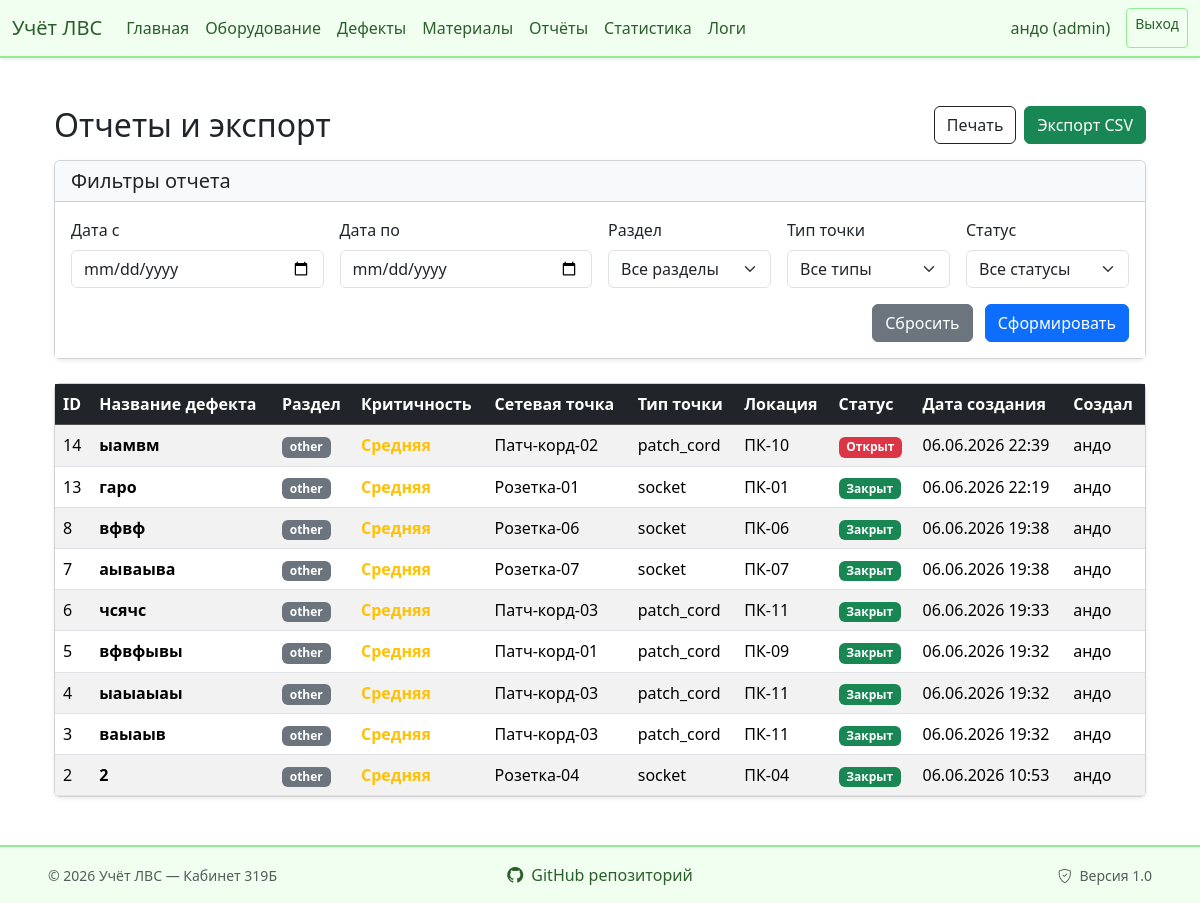
/superproject/controllers/report.controller.php (signed in), run on the app's committed database.
### tables this page shows
CREATE TABLE `defects` (
  `id` int(11) NOT NULL,
  `title` varchar(255) NOT NULL,
  `point_id` int(11) NOT NULL,
  `category` varchar(50) DEFAULT NULL,
  `severity` enum('high','medium','low') DEFAULT 'medium',
  `description` text NOT NULL,
  `photo_path` varchar(255) DEFAULT NULL,
  `status` enum('open','in_progress','closed') DEFAULT 'open',
  `created_by` int(11) DEFAULT NULL,
  `created_at` timestamp NULL DEFAULT CURRENT_TIMESTAMP
);

CREATE TABLE `network_points` (
  `id` int(11) NOT NULL,
  `label` varchar(20) NOT NULL,
  `type` enum('socket','switch','cable_run','patch_cord') NOT NULL,
  `location_id` int(11) DEFAULT NULL,
  `location_end_id` int(11) DEFAULT NULL,
  `status` enum('active','defect','decommissioned') DEFAULT 'active',
  `last_check` date DEFAULT NULL
);

CREATE TABLE `locations` (
  `id` int(11) NOT NULL,
  `name` varchar(100) NOT NULL,
  `type` enum('room','rack','workspace','other') DEFAULT 'room',
  `room_number` varchar(10) DEFAULT '319Б'
);

CREATE TABLE `users` (
  `id` int(11) NOT NULL,
  `login` varchar(50) NOT NULL,
  `password_hash` varchar(255) NOT NULL,
  `role` enum('admin','operator') DEFAULT 'operator'
);

### superproject/controllers/report.controller.php (called while the page is built, shortened)
<?php
require_once '../db/connectDB.php';
require_once '../models/report.model.php';
$date_from = isset($_GET['date_from']) ? $_GET['date_from'] : '';
$date_to = isset($_GET['date_to']) ? $_GET['date_to'] : '';
$category = isset($_GET['category']) ? $_GET['category'] : 'all';
$point_type = isset($_GET['point_type']) ? $_GET['point_type'] : 'all';
$status = isset($_GET['status']) ? $_GET['status'] : 'all';
$records = getFilteredDefects($pdo, $date_from, $date_to, $category, $point_type, $status);
include '../views/report.view.php';

### superproject/models/report.model.php (called while the page is built, shortened)
<?php
function getFilteredDefects($pdo, $date_from, $date_to, $category, $point_type, $status) {
    $sql = "SELECT defects.*, network_points.label AS point_label, network_points.type AS point_type, locations.name AS location_name, users.login AS creator_login
            FROM defects
            LEFT JOIN network_points ON defects.point_id = network_points.id
            LEFT JOIN locations ON network_points.location_id = locations.id
            LEFT JOIN users ON defects.created_by = users.id
            WHERE 1=1";
    $params = [];
    $sql .= " ORDER BY defects.created_at DESC";
    $stmt = $pdo->prepare($sql);
    $stmt->execute($params);
    return $stmt->fetchAll(PDO::FETCH_ASSOC);
}

### superproject/views/report.view.php (the view, shortened to what this page needs)
<!DOCTYPE html>
<html lang="ru">
<head>
    <link href="https://cdn.jsdelivr.net/npm/bootstrap@5.3.3/dist/css/bootstrap.min.css" rel="stylesheet">
    <link rel="stylesheet" href="https://cdn.jsdelivr.net/npm/bootstrap-icons@1.11.3/font/bootstrap-icons.min.css">
</head>
<body>
<?php include __DIR__ . '/components/header.view.php'; ?>
<div class="container mt-4">
    <div class="d-flex justify-content-between align-items-center mb-3">
        <h2 class="mb-0">Отчеты и экспорт</h2>
        <div class="btn-actions d-flex gap-2">
            <button onclick="window.print()" class="btn btn-outline-dark">
                Печать
            </button>
            <?php
            $csvParams = $_GET;
            $csvParams['export'] = 'csv';
            $csvUrl = 'report.controller.php?' . http_build_query($csvParams);
            ?>
            <a href="<?= $csvUrl ?>" class="btn btn-success">
                Экспорт CSV
            </a>
        </div>
    </div>
    <div class="card filter-card shadow-sm mb-4">
        <div class="card-header bg-light">
            <h5 class="mb-0">Фильтры отчета</h5>
        </div>
        <div class="card-body">
            <form method="GET" action="report.controller.php" class="row g-3">
                <div class="col-md-3">
                    <label class="form-label">Дата с</label>
                    <input type="date" name="date_from" class="form-control" value="<?= htmlspecialchars($date_from) ?>">
                </div>
                <div class="col-md-3">
                    <label class="form-label">Дата по</label>
                    <input type="date" name="date_to" class="form-control" value="<?= htmlspecialchars($date_to) ?>">
                </div>
                <div class="col-md-2">
                    <label class="form-label">Раздел</label>
                    <select name="category" class="form-select">
                        <option value="all">Все разделы</option>
                    </select>
                </div>
                <div class="col-md-2">
                    <label class="form-label">Тип точки</label>
                    <select name="point_type" class="form-select">
                        <option value="all" <?= $point_type === 'all' ? 'selected' : '' ?>>Все типы</option>
                    </select>
                </div>
                <div class="col-md-2">
                    <label class="form-label">Статус</label>
                    <select name="status" class="form-select">
                        <option value="all" <?= $status === 'all' ? 'selected' : '' ?>>Все статусы</option>
                    </select>
                </div>
                <div class="col-12 text-end">
                    <a href="report.controller.php" class="btn btn-secondary me-2">Сбросить</a>
                    <button type="submit" class="btn btn-primary">Сформировать</button>
                </div>
            </form>
        </div>
    </div>
    <div class="card shadow-sm mb-5">
        <div class="card-body p-0">
            <?php if (!empty($records)): ?>
                <div class="table-responsive">
                    <table class="table table-hover table-striped align-middle mb-0">
                        <thead class="table-dark">
                            <tr>
                                <th>ID</th>
                                <th>Название дефекта</th>
                                <th>Раздел</th>
                                <th>Критичность</th>
                                <th>Сетевая точка</th>
                                <th>Тип точки</th>
                                <th>Локация</th>
                                <th>Статус</th>
                                <th>Дата создания</th>
                                <th>Создал</th>
                            </tr>
                        </thead>
                        <tbody>
                            <?php foreach ($records as $row): ?>
                                <tr>
                                    <td><?= $row['id'] ?></td>
                                    <td><strong><?= htmlspecialchars($row['title']) ?></strong></td>
                                    <td><span class="badge bg-secondary"><?= htmlspecialchars($row['category']) ?></span></td>
                                    <td>
                                        <?php if ($row['severity'] === 'high'): ?>
                                            <span class="text-danger fw-bold">Высокая</span>
                                        <?php elseif ($row['severity'] === 'medium'): ?>
                                            <span class="text-warning fw-bold">Средняя</span>
                                        <?php else: ?>
                                            <span class="text-success">Низкая</span>
                                        <?php endif; ?>
                                    </td>
                                    <td><?= htmlspecialchars($row['point_label'] ?? '—') ?></td>
                                    <td><?= htmlspecialchars($row['point_type'] ?? '—') ?></td>
                                    <td><?= htmlspecialchars($row['location_name'] ?? '—') ?></td>
                                    <td>
                                        <?php if ($row['status'] === 'open'): ?>
                                            <span class="badge bg-danger">Открыт</span>
                                        <?php elseif ($row['status'] === 'in_progress'): ?>
                                            <span class="badge bg-warning text-dark">В работе</span>
                                        <?php else: ?>
                                            <span class="badge bg-success">Закрыт</span>
                                        <?php endif; ?>
                                    </td>
                                    <td><?= date('d.m.Y H:i', strtotime($row['created_at'])) ?></td>
                                    <td><?= htmlspecialchars($row['creator_login'] ?? '—') ?></td>
                                </tr>
                            <?php endforeach; ?>
                        </tbody>
                    </table>
                </div>
            <?php else: ?>
                <div class="p-4 text-center text-muted">
                    Нет записей по выбранным фильтрам
                </div>
            <?php endif; ?>
        </div>
    </div>
</div>
<?php include __DIR__ . '/components/footer.view.php'; ?>
</body>
</html>

### superproject/css/main.css (style rules this page uses)
body { display: flex; flex-direction: column; min-height: 100vh; margin: 0; }
.container { flex: 1; }

### superproject/css/index.css (style rules this page uses)
.card-body { background-color: #fff; }

### data on the page
defects: id "14", title "ыамвм", category "other", severity "Средняя", point.label "Патч-корд-02", point.type "patch_cord", locations.name "ПК-10", status "Открыт", created_at "06.06.2026 22:39", created_by.login "андо"
defects: id "13", title "гаро", category "other", severity "Средняя", point.label "Розетка-01", point.type "socket", locations.name "ПК-01", status "Закрыт", created_at "06.06.2026 22:19", created_by.login "андо"
defects: id "8", title "вфвф", category "other", severity "Средняя", point.label "Розетка-06", point.type "socket", locations.name "ПК-06", status "Закрыт", created_at "06.06.2026 19:38", created_by.login "андо"
defects: id "7", title "аываыва", category "other", severity "Средняя", point.label "Розетка-07", point.type "socket", locations.name "ПК-07", status "Закрыт", created_at "06.06.2026 19:38", created_by.login "андо"
defects: id "6", title "чсячс", category "other", severity "Средняя", point.label "Патч-корд-03", point.type "patch_cord", locations.name "ПК-11", status "Закрыт", created_at "06.06.2026 19:33", created_by.login "андо"
defects: id "5", title "вфвфывы", category "other", severity "Средняя", point.label "Патч-корд-01", point.type "patch_cord", locations.name "ПК-09", status "Закрыт", created_at "06.06.2026 19:32", created_by.login "андо"
defects: id "4", title "ыаыаыаы", category "other", severity "Средняя", point.label "Патч-корд-03", point.type "patch_cord", locations.name "ПК-11", status "Закрыт", created_at "06.06.2026 19:32", created_by.login "андо"
defects: id "3", title "ваыаыв", category "other", severity "Средняя", point.label "Патч-корд-03", point.type "patch_cord", locations.name "ПК-11", status "Закрыт", created_at "06.06.2026 19:32", created_by.login "андо"
defects: id "2", title "2", category "other", severity "Средняя", point.label "Розетка-04", point.type "socket", locations.name "ПК-04", status "Закрыт", created_at "06.06.2026 10:53", created_by.login "андо"

### other printed values
$_SESSION['user']['login'] "андо"
$_SESSION['user']['role'] "admin"
